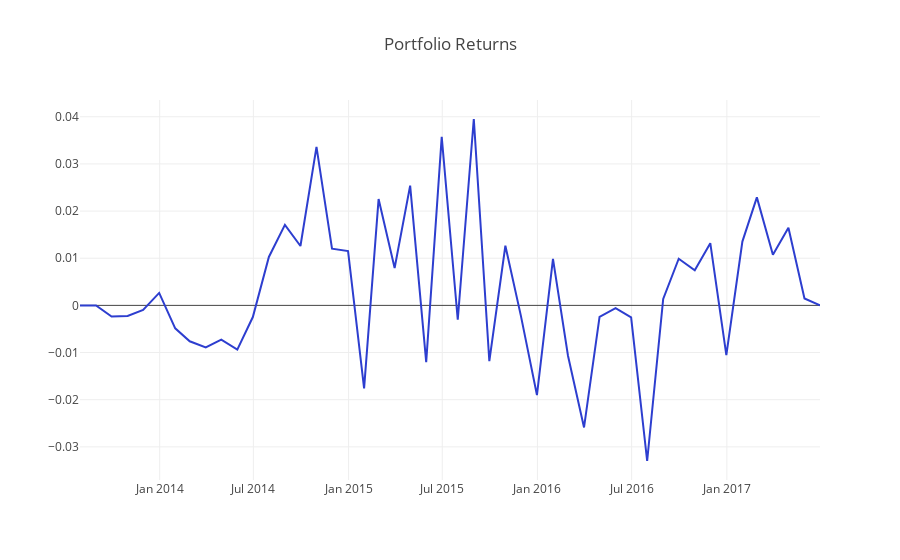

The cell this chart's notebook holds for it:
### Markdown cell above
### View Data
Time to see how the portfolio did.

### Code cell
expected_portfolio_returns = portfolio_returns(df_long, df_short, lookahead_returns, 2*top_bottom_n)
project_helper.plot_returns(expected_portfolio_returns.T.sum(), 'Portfolio Returns')

### Figure 1 — Plotly figure (JSON) as saved in the notebook; plotly's stock layout.template omitted (floating-point values rounded to 4 significant figures)
{"data": [{"line": {"color": "#2D3ECF"}, "mode": "line", "name": "Returns", "type": "scatter", "x": ["2013-07-31", "2013-08-31", "2013-09-30", "2013-10-31", "2013-11-30", "2013-12-31", "2014-01-31", "2014-02-28", "2014-03-31", "2014-04-30", "2014-05-31", "2014-06-30", "2014-07-31", "2014-08-31", "2014-09-30", "2014-10-31", "2014-11-30", "2014-12-31", "2015-01-31", "2015-02-28", "2015-03-31", "2015-04-30", "2015-05-31", "2015-06-30", "2015-07-31", "2015-08-31", "2015-09-30", "2015-10-31", "2015-11-30", "2015-12-31", "2016-01-31", "2016-02-29", "2016-03-31", "2016-04-30", "2016-05-31", "2016-06-30", "2016-07-31", "2016-08-31", "2016-09-30", "2016-10-31", "2016-11-30", "2016-12-31", "2017-01-31", "2017-02-28", "2017-03-31", "2017-04-30", "2017-05-31", "2017-06-30"], "y": [0, 0, -0.002365, -0.002227, -0.0009683, 0.002644, -0.00487, -0.007614, -0.00893, -0.007255, -0.009385, -0.002472, 0.01027, 0.01706, 0.01259, 0.03362, 0.01202, 0.01152, -0.0176, 0.02254, 0.007921, 0.0254, -0.01203, 0.03573, -0.003049, 0.03952, -0.01183, 0.01265, -0.002222, -0.01901, 0.009875, -0.01068, -0.02589, -0.002426, -0.0005646, -0.002552, -0.033, 0.001369, 0.009896, 0.007438, 0.01318, -0.01055, 0.01353, 0.0229, 0.01074, 0.01646, 0.001476, 0]}], "layout": {"autosize": true, "title": {"text": "Portfolio Returns"}, "xaxis": {"autorange": true, "range": ["2013-07-31", "2017-06-30"], "type": "date"}, "yaxis": {"autorange": true, "range": [-0.03703, 0.04355], "type": "linear"}}}
